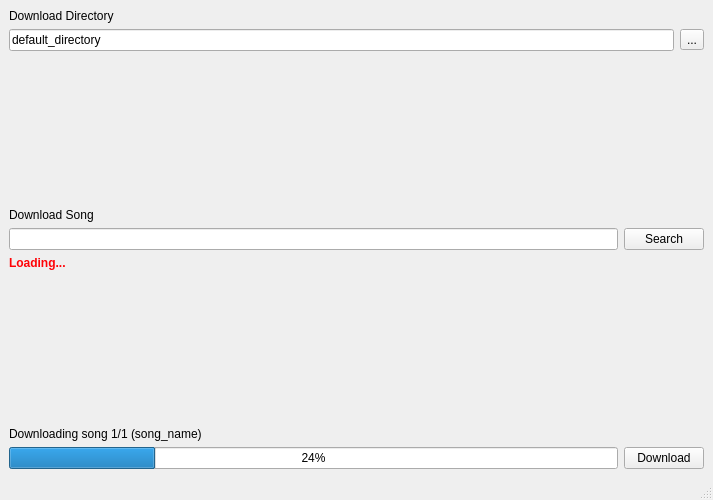
<?xml version="1.0" encoding="UTF-8"?>
<ui version="4.0">
 <class>MainWindow</class>
 <widget class="QMainWindow" name="MainWindow">
  <property name="geometry">
   <rect>
    <x>0</x>
    <y>0</y>
    <width>713</width>
    <height>500</height>
   </rect>
  </property>
  <property name="windowTitle">
   <string>scrape</string>
  </property>
  <widget class="QWidget" name="centralwidget">
   <layout class="QVBoxLayout" name="verticalLayout_2">
    <item>
     <widget class="QLabel" name="dir_label">
      <property name="text">
       <string>Download Directory</string>
      </property>
     </widget>
    </item>
    <item>
     <layout class="QHBoxLayout" name="horizontalLayout_2">
      <item>
       <widget class="QLineEdit" name="download_dir">
        <property name="text">
         <string>default_directory</string>
        </property>
       </widget>
      </item>
      <item>
       <widget class="QToolButton" name="dir_button">
        <property name="text">
         <string>...</string>
        </property>
       </widget>
      </item>
     </layout>
    </item>
    <item>
     <spacer name="verticalSpacer_2">
      <property name="orientation">
       <enum>Qt::Vertical</enum>
      </property>
      <property name="sizeHint" stdset="0">
       <size>
        <width>20</width>
        <height>40</height>
       </size>
      </property>
     </spacer>
    </item>
    <item>
     <widget class="QLabel" name="search_label">
      <property name="text">
       <string>Download Song</string>
      </property>
     </widget>
    </item>
    <item>
     <layout class="QHBoxLayout" name="horizontalLayout_3">
      <item>
       <widget class="QLineEdit" name="search_bar"/>
      </item>
      <item>
       <widget class="QPushButton" name="search_button">
        <property name="text">
         <string>Search</string>
        </property>
       </widget>
      </item>
     </layout>
    </item>
    <item>
     <widget class="QLabel" name="label">
      <property name="palette">
       <palette>
        <active>
         <colorrole role="BrightText">
          <brush brushstyle="SolidPattern">
           <color alpha="255">
            <red>255</red>
            <green>0</green>
            <blue>4</blue>
           </color>
          </brush>
         </colorrole>
        </active>
        <inactive>
         <colorrole role="BrightText">
          <brush brushstyle="SolidPattern">
           <color alpha="255">
            <red>255</red>
            <green>0</green>
            <blue>4</blue>
           </color>
          </brush>
         </colorrole>
        </inactive>
        <disabled>
         <colorrole role="BrightText">
          <brush brushstyle="SolidPattern">
           <color alpha="255">
            <red>255</red>
            <green>0</green>
            <blue>4</blue>
           </color>
          </brush>
         </colorrole>
        </disabled>
       </palette>
      </property>
      <property name="text">
       <string>&lt;html&gt;&lt;head/&gt;&lt;body&gt;&lt;p&gt;&lt;span style=&quot; font-weight:600; color:#ff0206;&quot;&gt;Loading...&lt;/span&gt;&lt;/p&gt;&lt;/body&gt;&lt;/html&gt;</string>
      </property>
      <property name="textFormat">
       <enum>Qt::AutoText</enum>
      </property>
     </widget>
    </item>
    <item>
     <spacer name="verticalSpacer">
      <property name="orientation">
       <enum>Qt::Vertical</enum>
      </property>
      <property name="sizeHint" stdset="0">
       <size>
        <width>20</width>
        <height>40</height>
       </size>
      </property>
     </spacer>
    </item>
    <item>
     <widget class="QLabel" name="progress_label">
      <property name="text">
       <string>Downloading song 1/1 (song_name)</string>
      </property>
     </widget>
    </item>
    <item>
     <layout class="QHBoxLayout" name="horizontalLayout">
      <item>
       <widget class="QProgressBar" name="progress_bar">
        <property name="value">
         <number>24</number>
        </property>
       </widget>
      </item>
      <item>
       <widget class="QPushButton" name="download_button">
        <property name="text">
         <string>Download</string>
        </property>
       </widget>
      </item>
     </layout>
    </item>
   </layout>
  </widget>
  <widget class="QStatusBar" name="statusbar"/>
 </widget>
 <resources/>
 <connections/>
</ui>
